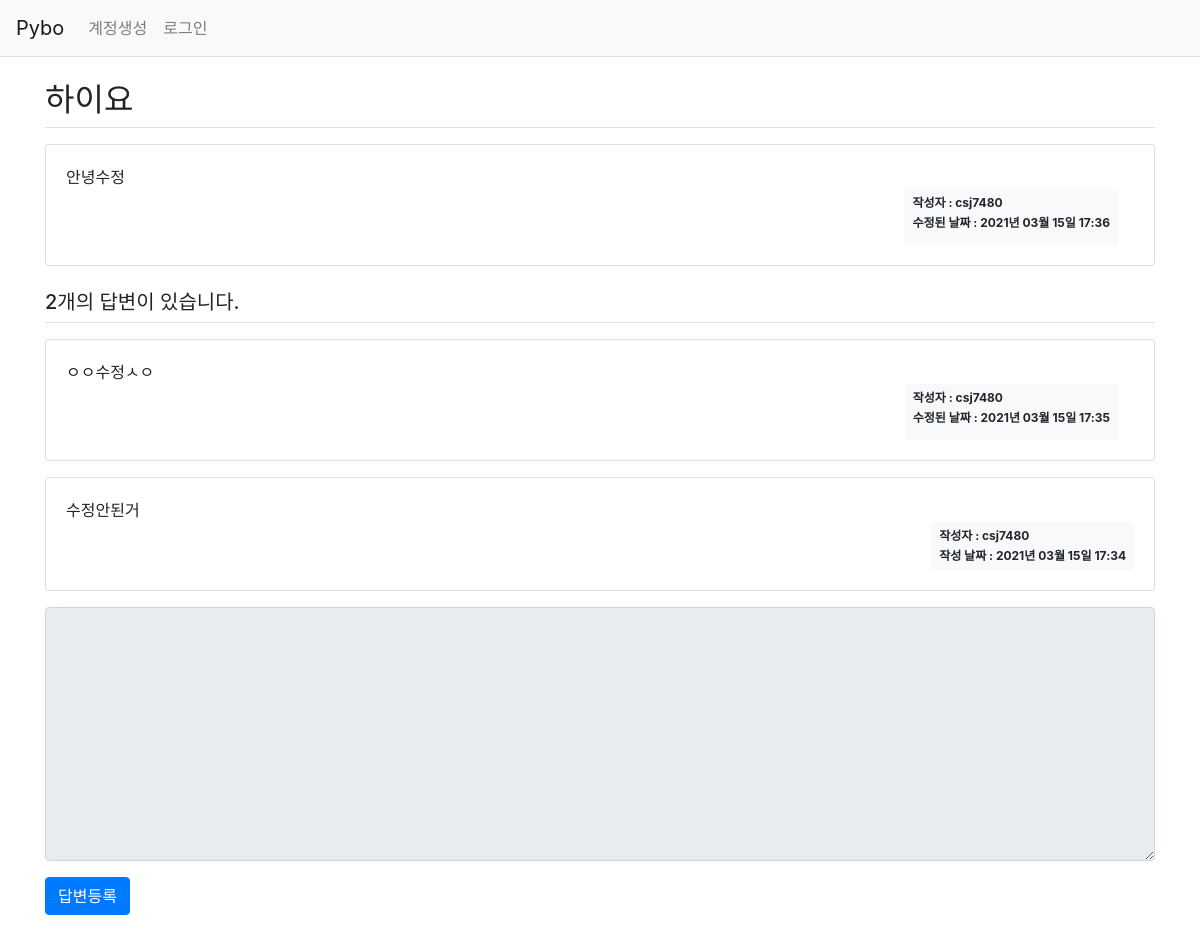
The app's page /question/detail/1/ with its own data.
### pybo/models.py (models this page shows)
class Question(db.Model):
    id = db.Column(db.Integer, primary_key=True)
    subject = db.Column(db.String(200), nullable=False)
    content = db.Column(db.Text(), nullable=False)
    create_date = db.Column(db.DateTime(), nullable=False)
    user_id = db.Column(db.Integer, db.ForeignKey('user.id', ondelete='CASCADE'), nullable=False)
    user = db.relationship('User', backref=db.backref('question_set'))
    modify_date = db.Column(db.DateTime(),nullable = True)

class User(db.Model):
    id = db.Column(db.Integer, primary_key=True)
    username = db.Column(db.String(150), unique=True, nullable=False)
    password = db.Column(db.String(200), nullable=False)
    email = db.Column(db.String(120), unique=True, nullable=False)

class Answer(db.Model):
    id = db.Column(db.Integer, primary_key=True)
    question_id = db.Column(db.Integer, db.ForeignKey('question.id', ondelete='CASCADE'))
    question = db.relationship('Question', backref=db.backref('answer_set'))
    content = db.Column(db.Text(), nullable=False)
    create_date = db.Column(db.DateTime(), nullable=False)
    user_id = db.Column(db.Integer, db.ForeignKey('user.id', ondelete='CASCADE'), nullable=False)
    user = db.relationship('User', backref=db.backref('answer_set'))
    modify_date = db.Column(db.DateTime(),nullable = True)

### pybo/views/question_views.py (the view)
@bp.route('/detail/<int:question_id>/')
def detail(question_id):
    form = AnswerForm()
    question = Question.query.get_or_404(question_id)
    return render_template('question/question_detail.html', question=question, form=form)

### pybo/forms.py
class AnswerForm(FlaskForm):
    content = TextAreaField('내용', validators=[DataRequired('내용은 필수입력 항목입니다.')])

### pybo/filter.py (called while the page is built)
def format_datetime(value, fmt='%Y년 %m월 %d일 %H:%M'):
    return value.strftime(fmt)

### pybo/views/auth_views.py (called while the page is built)
@bp.before_app_request
def load_logged_in_user():
    user_id = session.get('user_id')
    if user_id is None:
        g.user = None
    else:
        g.user = User.query.get(user_id)

### pybo/templates/question/question_detail.html (shortened to what this page needs)
{% extends 'base.html' %}
{% block content %}
<div class="container my-3">
    <h2 class="border-bottom py-2">{{ question.subject }}</h2>
    <div class="card my-3">
        <div class="card-body">
            <div class="card-text" style="white-space: pre-line;">{{ question.content }}</div>
              <div class="d-flex justify-content-end">
                  {% if question.modify_date %}
                  <div class="badge badge-light p-2 text-left mx-3">
                      <div class="mb-2">작성자 : {{question.user.username}}</div>
                      <div class = "mb-2">수정된 날짜 : {{ question.modify_date|datetime }}</div>
                  </div>
                  {% else %}
                  <div class="badge badge-light p-2 text-left">
                    <div class = "mb-2">작성자 : {{question.user.username}} </div>
                    <div> 작성된 날짜 : {{ question.create_date|datetime }}</div>
                  </div>
                  {% endif %}
              </div>
        </div>
    </div>
    <h5 class="border-bottom my-3 py-2">{{ question.answer_set|length }}개의 답변이 있습니다.</h5>
    {% for answer in question.answer_set %}
    <div class="card my-3">
        <div class="card-body">
            <div class="card-text" style="white-space: pre-line;">{{ answer.content }}</div>
            <div class="d-flex justify-content-end">
              {% if answer.modify_date %}
              <div class="badge badge-light p-2 text-left mx-3">
                  <div class="mb-2">작성자 : {{answer.user.username}}</div>
                  <div class = "mb-2">수정된 날짜 : {{ answer.modify_date|datetime }}</div>
              </div>
              {% else %}
                <div class="badge badge-light p-2 text-left">
                    <div class = "mb-2">작성자 : {{ answer.user.username }}</div>
                    <div>작성 날짜 : {{answer.create_date|datetime}}</div>
                </div>
              {% endif %}
            </div>
        </div>
    </div>
    {% endfor %}
    <form action="{{ url_for('answer.create', question_id=question.id) }}" method="post" class="my-3">
        <div class="form-group">
            <textarea {% if not g.user %}disabled{% endif %}
                    name="content" id="content" class="form-control" rows="10"></textarea>
        </div>
        <input type="submit" value="답변등록" class="btn btn-primary">
    </form>
</div>
{% endblock %}

### pybo/templates/base.html (shortened to what this page needs)
<!doctype html>
<html lang="ko">
<head>
    <link rel="stylesheet" href="{{ url_for('static', filename='bootstrap.min.css') }}">
    <link rel="stylesheet" href="{{ url_for('static', filename='style.css') }}">
</head>
<body>
{% include "navbar.html" %}
{% block content %}
{% endblock %}
</body>
</html>

### pybo/templates/navbar.html (shortened to what this page needs)
<nav class="navbar navbar-expand-lg navbar-light bg-light border-bottom">
    <a class="navbar-brand" href="{{ url_for('main.index') }}">Pybo</a>
    <div class="collapse navbar-collapse flex-grow-0" id="navbarNav">
        {% if g.user %}
        <ul class="navbar-nav">
            <li class="nav-item ">
                <a class="nav-link" href="{{ url_for('auth.logout') }}">{{ g.user.username }} (로그아웃)</a>
            </li>
        </ul>
        {% else %}
        <ul class="navbar-nav">
            <li class="nav-item ">
                <a class="nav-link" href="{{ url_for('auth.signup') }}">계정생성</a>
            </li>
            <li class="nav-item ">
                <a class="nav-link" href="{{ url_for('auth.login') }}">로그인</a>
            </li>
        </ul>
        {% endif %}
    </div>
</nav>

### records on screen
Question: subject "하이요", content "안녕수정", modify_date "2021년 03월 15일 17:36"
User: user.username "csj7480"
Answer: content "ㅇㅇ수정ㅅㅇ", user.username "csj7480", modify_date "2021년 03월 15일 17:35"
Answer: content "수정안된거", user.username "csj7480", create_date "2021년 03월 15일 17:34"

### other values on screen
{{ question.answer_set|length }} "2"
